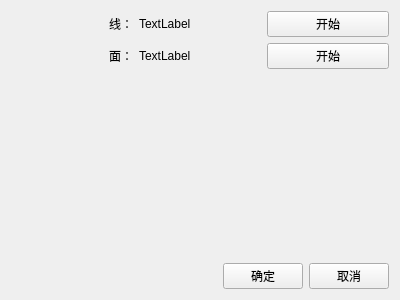
<?xml version="1.0" encoding="UTF-8"?>
<ui version="4.0">
 <class>TestArcBoxViewClass</class>
 <widget class="QWidget" name="TestArcBoxViewClass">
  <property name="geometry">
   <rect>
    <x>0</x>
    <y>0</y>
    <width>400</width>
    <height>300</height>
   </rect>
  </property>
  <property name="windowTitle">
   <string>轨迹生成测试</string>
  </property>
  <layout class="QVBoxLayout" name="verticalLayout_2">
   <item>
    <layout class="QVBoxLayout" name="verticalLayout">
     <item>
      <layout class="QHBoxLayout" name="horizontalLayout">
       <item>
        <widget class="QLabel" name="label">
         <property name="minimumSize">
          <size>
           <width>60</width>
           <height>0</height>
          </size>
         </property>
         <property name="text">
          <string>线：</string>
         </property>
         <property name="alignment">
          <set>Qt::AlignRight|Qt::AlignTrailing|Qt::AlignVCenter</set>
         </property>
        </widget>
       </item>
       <item>
        <widget class="QLabel" name="label_3">
         <property name="text">
          <string>TextLabel</string>
         </property>
        </widget>
       </item>
       <item>
        <widget class="QPushButton" name="btnStartLine">
         <property name="text">
          <string>开始</string>
         </property>
        </widget>
       </item>
      </layout>
     </item>
     <item>
      <layout class="QHBoxLayout" name="horizontalLayout_2">
       <item>
        <widget class="QLabel" name="label_2">
         <property name="minimumSize">
          <size>
           <width>60</width>
           <height>0</height>
          </size>
         </property>
         <property name="text">
          <string>面：</string>
         </property>
         <property name="alignment">
          <set>Qt::AlignRight|Qt::AlignTrailing|Qt::AlignVCenter</set>
         </property>
        </widget>
       </item>
       <item>
        <widget class="QLabel" name="label_4">
         <property name="text">
          <string>TextLabel</string>
         </property>
        </widget>
       </item>
       <item>
        <widget class="QPushButton" name="btnStartFace">
         <property name="text">
          <string>开始</string>
         </property>
        </widget>
       </item>
      </layout>
     </item>
    </layout>
   </item>
   <item>
    <spacer name="verticalSpacer">
     <property name="orientation">
      <enum>Qt::Vertical</enum>
     </property>
     <property name="sizeHint" stdset="0">
      <size>
       <width>20</width>
       <height>40</height>
      </size>
     </property>
    </spacer>
   </item>
   <item>
    <layout class="QHBoxLayout" name="horizontalLayout_3">
     <item>
      <spacer name="horizontalSpacer">
       <property name="orientation">
        <enum>Qt::Horizontal</enum>
       </property>
       <property name="sizeHint" stdset="0">
        <size>
         <width>40</width>
         <height>20</height>
        </size>
       </property>
      </spacer>
     </item>
     <item>
      <widget class="QPushButton" name="pushButton">
       <property name="text">
        <string>确定</string>
       </property>
      </widget>
     </item>
     <item>
      <widget class="QPushButton" name="pushButton_2">
       <property name="text">
        <string>取消</string>
       </property>
      </widget>
     </item>
    </layout>
   </item>
  </layout>
 </widget>
 <layoutdefault spacing="6" margin="11"/>
 <resources/>
 <connections/>
</ui>
